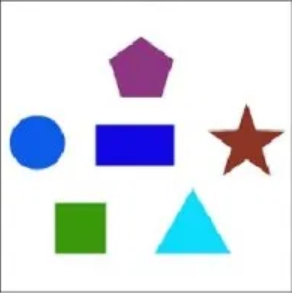
#> input picture data/contours.png, 292 x 293 px, found by its file name
$ python lesson10_gradients.py   (older library calls are emulated)
#> lines starting #> are read from the running program, lines starting #| are printed output that depends on the picture
import cv2
import matplotlib.pyplot as plt

# Params
scale = 1
delta = 0
ddepth = cv2.CV_16S  # Depth = 16 values from white to black

# Read image
image = cv2.imread("pictures/contours.png")
#> image is the input picture: shape (293, 292, 3); mean B, G, R 233.4, 223.5, 217.4

# Gaussian blur
gb = cv2.GaussianBlur(image, (3, 3), 0)

# To grayscale
gray = cv2.cvtColor(gb, cv2.COLOR_BGR2GRAY)
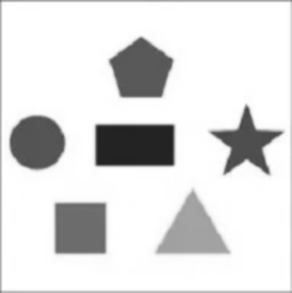
#> gray: shape (293, 292); min 33, max 255, mean 223

# Perform Sobel for horizontal gradients
dx = cv2.Sobel(gray, cv2.CV_64F, 1, 0, ksize=5, scale=scale, delta=delta, borderType=cv2.BORDER_DEFAULT)
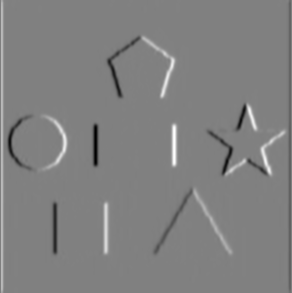
#> dx: shape (293, 292) float64; min -6976, max 6832, mean 10.1; drawn with min black and max white

# Perform Sobel for vertical gradients
dy = cv2.Sobel(gray, ddepth, 0, 1, ksize=3, scale=scale, delta=delta, borderType=cv2.BORDER_DEFAULT)
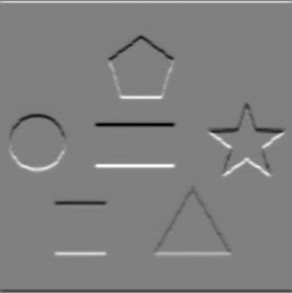
#> dy: shape (293, 292) int16; min -500, max 496, mean 0.3; drawn with min black and max white

# Scales, calculates absolute values, and converts the result to 8-bit
abs_grad_x = cv2.convertScaleAbs(dx)
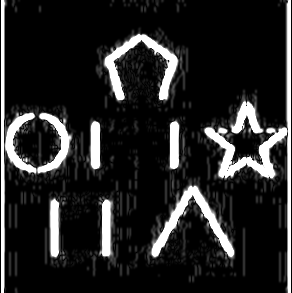
#> abs_grad_x: shape (293, 292); min 0, max 255, mean 37.2
abs_grad_y = cv2.convertScaleAbs(dy)
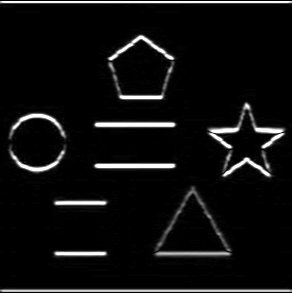
#> abs_grad_y: shape (293, 292); min 0, max 255, mean 15.1

# Add both gradients
grad = cv2.addWeighted(abs_grad_x, 0.5, abs_grad_y, 0.5, 0)
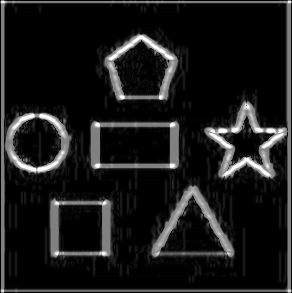
#> grad: shape (293, 292); min 0, max 255, mean 26.1

# Display it
fig = plt.figure()

# Plot original image
a1 = fig.add_subplot(2, 3, 1)
plt.imshow(image)
a1.set_title("Original")

# Plot original image
a2 = fig.add_subplot(2, 3, 2)
image_plot_1 = plt.imshow(gb)
a2.set_title("Gaussian blur")

# Plot original image
a3 = fig.add_subplot(2, 3, 3)
plt.imshow(gray, cmap="gray")
a3.set_title("Gray")

# Plot original image
a4 = fig.add_subplot(2, 3, 4)
plt.imshow(dx, cmap="gray")
a4.set_title("Horizontal gradient")

# Plot original image
a5 = fig.add_subplot(2, 3, 5)
plt.imshow(dy, cmap="gray")
a5.set_title("Vertical gradient")

# Plot Sobel image
a6 = fig.add_subplot(2, 3, 6)
plt.imshow(grad, cmap="gray")
a6.set_title("Edges")

plt.show()
#> figure, not shown here; B, G, R data is drawn as R, G, B
